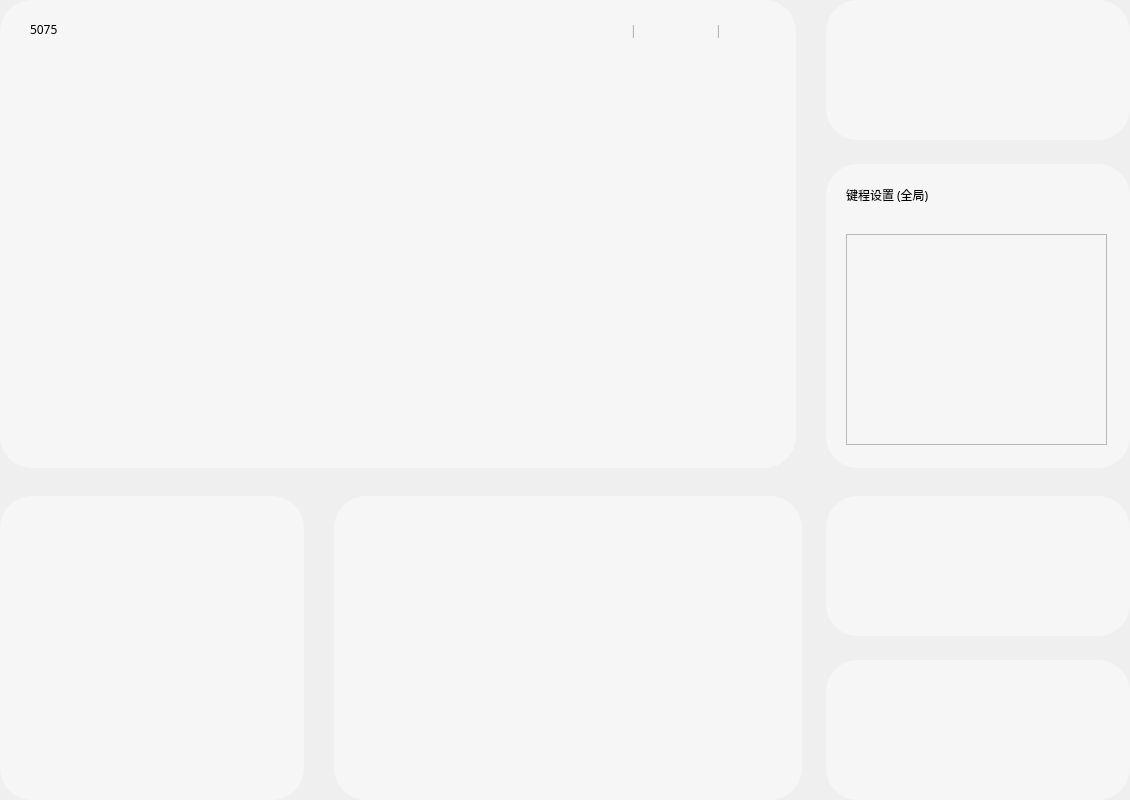
<?xml version="1.0" encoding="UTF-8"?>
<ui version="4.0">
 <class>FrameMain</class>
 <widget class="QFrame" name="FrameMain">
  <property name="geometry">
   <rect>
    <x>0</x>
    <y>0</y>
    <width>1130</width>
    <height>800</height>
   </rect>
  </property>
  <property name="windowTitle">
   <string>Frame</string>
  </property>
  <property name="styleSheet">
   <string notr="true">#frameInfo,#frameRTSetting,#frameLinear,#frameLEDBright,#frameLEDSpeed,#frameLEDColor,#frameLEDMode{background-color: #F6F6F6;border-radius:32px;}</string>
  </property>
  <property name="lineWidth">
   <number>0</number>
  </property>
  <layout class="QVBoxLayout" name="verticalLayout_3" stretch="1,0">
   <property name="spacing">
    <number>24</number>
   </property>
   <property name="leftMargin">
    <number>0</number>
   </property>
   <property name="topMargin">
    <number>0</number>
   </property>
   <property name="rightMargin">
    <number>0</number>
   </property>
   <property name="bottomMargin">
    <number>0</number>
   </property>
   <item alignment="Qt::AlignmentFlag::AlignTop">
    <widget class="QFrame" name="frameTop">
     <property name="minimumSize">
      <size>
       <width>474</width>
       <height>0</height>
      </size>
     </property>
     <property name="maximumSize">
      <size>
       <width>16777215</width>
       <height>474</height>
      </size>
     </property>
     <property name="styleSheet">
      <string notr="true"/>
     </property>
     <property name="lineWidth">
      <number>0</number>
     </property>
     <layout class="QHBoxLayout" name="horizontalLayout_2">
      <property name="spacing">
       <number>24</number>
      </property>
      <property name="leftMargin">
       <number>0</number>
      </property>
      <property name="topMargin">
       <number>0</number>
      </property>
      <property name="rightMargin">
       <number>0</number>
      </property>
      <property name="bottomMargin">
       <number>0</number>
      </property>
      <item>
       <widget class="QFrame" name="frameInfo">
        <property name="minimumSize">
         <size>
          <width>796</width>
          <height>468</height>
         </size>
        </property>
        <property name="maximumSize">
         <size>
          <width>796</width>
          <height>468</height>
         </size>
        </property>
        <property name="styleSheet">
         <string notr="true"/>
        </property>
        <property name="frameShape">
         <enum>QFrame::Shape::NoFrame</enum>
        </property>
        <property name="frameShadow">
         <enum>QFrame::Shadow::Plain</enum>
        </property>
        <layout class="QVBoxLayout" name="verticalLayout_7" stretch="0,1">
         <property name="spacing">
          <number>10</number>
         </property>
         <property name="leftMargin">
          <number>0</number>
         </property>
         <property name="topMargin">
          <number>0</number>
         </property>
         <property name="rightMargin">
          <number>0</number>
         </property>
         <property name="bottomMargin">
          <number>0</number>
         </property>
         <item>
          <layout class="QHBoxLayout" name="horizontalLayout_5">
           <property name="spacing">
            <number>8</number>
           </property>
           <property name="leftMargin">
            <number>30</number>
           </property>
           <property name="topMargin">
            <number>15</number>
           </property>
           <property name="rightMargin">
            <number>20</number>
           </property>
           <property name="bottomMargin">
            <number>5</number>
           </property>
           <item alignment="Qt::AlignmentFlag::AlignVCenter">
            <widget class="QLabel" name="labelName">
             <property name="font">
              <font>
               <family>MiSans</family>
               <italic>false</italic>
               <fontweight>Medium</fontweight>
              </font>
             </property>
             <property name="text">
              <string>5075</string>
             </property>
            </widget>
           </item>
           <item alignment="Qt::AlignmentFlag::AlignVCenter">
            <widget class="QLabel" name="label_10">
             <property name="minimumSize">
              <size>
               <width>24</width>
               <height>24</height>
              </size>
             </property>
             <property name="maximumSize">
              <size>
               <width>24</width>
               <height>24</height>
              </size>
             </property>
             <property name="text">
              <string/>
             </property>
             <property name="pixmap">
              <pixmap resource="res.qrc">:/images/m/bianji.svg</pixmap>
             </property>
             <property name="scaledContents">
              <bool>true</bool>
             </property>
            </widget>
           </item>
           <item>
            <spacer name="horizontalSpacer">
             <property name="orientation">
              <enum>Qt::Orientation::Horizontal</enum>
             </property>
             <property name="sizeHint" stdset="0">
              <size>
               <width>40</width>
               <height>20</height>
              </size>
             </property>
            </spacer>
           </item>
           <item>
            <layout class="QHBoxLayout" name="horizontalLayout_6">
             <property name="spacing">
              <number>24</number>
             </property>
             <item alignment="Qt::AlignmentFlag::AlignVCenter">
              <widget class="QLabel" name="label24G">
               <property name="minimumSize">
                <size>
                 <width>30</width>
                 <height>30</height>
                </size>
               </property>
               <property name="maximumSize">
                <size>
                 <width>30</width>
                 <height>30</height>
                </size>
               </property>
               <property name="font">
                <font>
                 <family>MiSans</family>
                 <italic>false</italic>
                 <fontweight>Medium</fontweight>
                </font>
               </property>
               <property name="text">
                <string/>
               </property>
               <property name="pixmap">
                <pixmap resource="res.qrc">:/images/connect/2.4g-2.png</pixmap>
               </property>
               <property name="scaledContents">
                <bool>true</bool>
               </property>
              </widget>
             </item>
             <item>
              <widget class="QLabel" name="label_5">
               <property name="font">
                <font>
                 <family>MiSans</family>
                 <italic>false</italic>
                 <fontweight>Medium</fontweight>
                </font>
               </property>
               <property name="styleSheet">
                <string notr="true">color: rgb(162, 162, 162);</string>
               </property>
               <property name="text">
                <string>|</string>
               </property>
              </widget>
             </item>
             <item alignment="Qt::AlignmentFlag::AlignVCenter">
              <widget class="QLabel" name="labelUSB">
               <property name="minimumSize">
                <size>
                 <width>30</width>
                 <height>30</height>
                </size>
               </property>
               <property name="maximumSize">
                <size>
                 <width>30</width>
                 <height>30</height>
                </size>
               </property>
               <property name="font">
                <font>
                 <family>MiSans</family>
                 <italic>false</italic>
                 <fontweight>Medium</fontweight>
                </font>
               </property>
               <property name="text">
                <string/>
               </property>
               <property name="pixmap">
                <pixmap resource="res.qrc">:/images/connect/USB-1.png</pixmap>
               </property>
               <property name="scaledContents">
                <bool>true</bool>
               </property>
              </widget>
             </item>
             <item>
              <widget class="QLabel" name="label_7">
               <property name="font">
                <font>
                 <family>MiSans</family>
                 <italic>false</italic>
                 <fontweight>Medium</fontweight>
                </font>
               </property>
               <property name="styleSheet">
                <string notr="true">color: rgb(162, 162, 162);</string>
               </property>
               <property name="text">
                <string>|</string>
               </property>
              </widget>
             </item>
             <item alignment="Qt::AlignmentFlag::AlignVCenter">
              <widget class="QLabel" name="labelBLE">
               <property name="minimumSize">
                <size>
                 <width>30</width>
                 <height>30</height>
                </size>
               </property>
               <property name="maximumSize">
                <size>
                 <width>30</width>
                 <height>30</height>
                </size>
               </property>
               <property name="font">
                <font>
                 <family>MiSans</family>
                 <italic>false</italic>
                 <fontweight>Medium</fontweight>
                </font>
               </property>
               <property name="text">
                <string/>
               </property>
               <property name="pixmap">
                <pixmap resource="res.qrc">:/images/connect/BLE-1.png</pixmap>
               </property>
               <property name="scaledContents">
                <bool>true</bool>
               </property>
              </widget>
             </item>
            </layout>
           </item>
          </layout>
         </item>
         <item>
          <layout class="QHBoxLayout" name="horizontalLayout_4">
           <property name="spacing">
            <number>10</number>
           </property>
           <item alignment="Qt::AlignmentFlag::AlignVCenter">
            <widget class="QLabel" name="labelPic">
             <property name="minimumSize">
              <size>
               <width>631</width>
               <height>294</height>
              </size>
             </property>
             <property name="maximumSize">
              <size>
               <width>631</width>
               <height>294</height>
              </size>
             </property>
             <property name="text">
              <string/>
             </property>
             <property name="pixmap">
              <pixmap resource="res.qrc">:/images/Akko-Kb3.png</pixmap>
             </property>
             <property name="scaledContents">
              <bool>true</bool>
             </property>
            </widget>
           </item>
          </layout>
         </item>
        </layout>
       </widget>
      </item>
      <item alignment="Qt::AlignmentFlag::AlignRight">
       <widget class="QFrame" name="frameRight">
        <layout class="QVBoxLayout" name="verticalLayout_2">
         <property name="spacing">
          <number>24</number>
         </property>
         <property name="leftMargin">
          <number>0</number>
         </property>
         <property name="topMargin">
          <number>0</number>
         </property>
         <property name="rightMargin">
          <number>0</number>
         </property>
         <property name="bottomMargin">
          <number>0</number>
         </property>
         <item>
          <widget class="ModuleRtSet" name="frameRTSetting">
           <property name="minimumSize">
            <size>
             <width>300</width>
             <height>140</height>
            </size>
           </property>
           <property name="maximumSize">
            <size>
             <width>304</width>
             <height>140</height>
            </size>
           </property>
           <property name="styleSheet">
            <string notr="true"/>
           </property>
           <property name="frameShape">
            <enum>QFrame::Shape::StyledPanel</enum>
           </property>
           <property name="frameShadow">
            <enum>QFrame::Shadow::Raised</enum>
           </property>
          </widget>
         </item>
         <item>
          <widget class="QFrame" name="frameLinear">
           <property name="minimumSize">
            <size>
             <width>304</width>
             <height>304</height>
            </size>
           </property>
           <property name="maximumSize">
            <size>
             <width>304</width>
             <height>304</height>
            </size>
           </property>
           <property name="styleSheet">
            <string notr="true"/>
           </property>
           <property name="frameShape">
            <enum>QFrame::Shape::StyledPanel</enum>
           </property>
           <property name="frameShadow">
            <enum>QFrame::Shadow::Raised</enum>
           </property>
           <widget class="ModuleLinear" name="frameLinearSet">
            <property name="geometry">
             <rect>
              <x>20</x>
              <y>70</y>
              <width>261</width>
              <height>211</height>
             </rect>
            </property>
            <property name="frameShape">
             <enum>QFrame::Shape::StyledPanel</enum>
            </property>
            <property name="frameShadow">
             <enum>QFrame::Shadow::Raised</enum>
            </property>
           </widget>
           <widget class="QLabel" name="labelTitle1">
            <property name="geometry">
             <rect>
              <x>20</x>
              <y>20</y>
              <width>211</width>
              <height>21</height>
             </rect>
            </property>
            <property name="font">
             <font>
              <family>MiSans</family>
              <italic>false</italic>
              <fontweight>Medium</fontweight>
             </font>
            </property>
            <property name="text">
             <string>键程设置 (全局)</string>
            </property>
           </widget>
          </widget>
         </item>
        </layout>
       </widget>
      </item>
     </layout>
    </widget>
   </item>
   <item alignment="Qt::AlignmentFlag::AlignBottom">
    <widget class="QFrame" name="frameBottom">
     <property name="minimumSize">
      <size>
       <width>0</width>
       <height>304</height>
      </size>
     </property>
     <property name="maximumSize">
      <size>
       <width>16777215</width>
       <height>304</height>
      </size>
     </property>
     <property name="lineWidth">
      <number>0</number>
     </property>
     <layout class="QHBoxLayout" name="horizontalLayout">
      <property name="spacing">
       <number>24</number>
      </property>
      <property name="leftMargin">
       <number>0</number>
      </property>
      <property name="topMargin">
       <number>0</number>
      </property>
      <property name="rightMargin">
       <number>0</number>
      </property>
      <property name="bottomMargin">
       <number>0</number>
      </property>
      <item alignment="Qt::AlignmentFlag::AlignLeft">
       <widget class="ModuleEfMode" name="frameLEDMode">
        <property name="minimumSize">
         <size>
          <width>304</width>
          <height>304</height>
         </size>
        </property>
        <property name="maximumSize">
         <size>
          <width>304</width>
          <height>304</height>
         </size>
        </property>
        <property name="styleSheet">
         <string notr="true"/>
        </property>
        <property name="frameShape">
         <enum>QFrame::Shape::StyledPanel</enum>
        </property>
        <property name="frameShadow">
         <enum>QFrame::Shadow::Raised</enum>
        </property>
       </widget>
      </item>
      <item>
       <widget class="ModuleEfColor" name="frameLEDColor">
        <property name="minimumSize">
         <size>
          <width>468</width>
          <height>304</height>
         </size>
        </property>
        <property name="maximumSize">
         <size>
          <width>302</width>
          <height>304</height>
         </size>
        </property>
        <property name="styleSheet">
         <string notr="true"/>
        </property>
        <property name="frameShape">
         <enum>QFrame::Shape::StyledPanel</enum>
        </property>
        <property name="frameShadow">
         <enum>QFrame::Shadow::Raised</enum>
        </property>
       </widget>
      </item>
      <item>
       <widget class="QFrame" name="frameBR">
        <property name="maximumSize">
         <size>
          <width>304</width>
          <height>16777215</height>
         </size>
        </property>
        <property name="lineWidth">
         <number>0</number>
        </property>
        <layout class="QVBoxLayout" name="verticalLayout">
         <property name="spacing">
          <number>24</number>
         </property>
         <property name="leftMargin">
          <number>0</number>
         </property>
         <property name="topMargin">
          <number>0</number>
         </property>
         <property name="rightMargin">
          <number>0</number>
         </property>
         <property name="bottomMargin">
          <number>0</number>
         </property>
         <item>
          <widget class="ModuleEfLumi" name="frameLEDBright">
           <property name="minimumSize">
            <size>
             <width>0</width>
             <height>140</height>
            </size>
           </property>
           <property name="maximumSize">
            <size>
             <width>304</width>
             <height>140</height>
            </size>
           </property>
           <property name="styleSheet">
            <string notr="true"/>
           </property>
           <property name="frameShape">
            <enum>QFrame::Shape::StyledPanel</enum>
           </property>
           <property name="frameShadow">
            <enum>QFrame::Shadow::Raised</enum>
           </property>
          </widget>
         </item>
         <item>
          <widget class="ModuleEfSpeed" name="frameLEDSpeed">
           <property name="minimumSize">
            <size>
             <width>0</width>
             <height>140</height>
            </size>
           </property>
           <property name="maximumSize">
            <size>
             <width>304</width>
             <height>140</height>
            </size>
           </property>
           <property name="styleSheet">
            <string notr="true"/>
           </property>
           <property name="frameShape">
            <enum>QFrame::Shape::StyledPanel</enum>
           </property>
           <property name="frameShadow">
            <enum>QFrame::Shadow::Raised</enum>
           </property>
          </widget>
         </item>
        </layout>
       </widget>
      </item>
     </layout>
    </widget>
   </item>
  </layout>
 </widget>
 <customwidgets>
  <customwidget>
   <class>ModuleLinear</class>
   <extends>QFrame</extends>
   <header>modulelinear.h</header>
   <container>1</container>
  </customwidget>
  <customwidget>
   <class>ModuleEfMode</class>
   <extends>QFrame</extends>
   <header location="global">moduleefmode.h</header>
   <container>1</container>
  </customwidget>
  <customwidget>
   <class>ModuleEfColor</class>
   <extends>QFrame</extends>
   <header>moduleefcolor.h</header>
   <container>1</container>
  </customwidget>
  <customwidget>
   <class>ModuleEfLumi</class>
   <extends>QFrame</extends>
   <header>moduleeflumi.h</header>
   <container>1</container>
  </customwidget>
  <customwidget>
   <class>ModuleEfSpeed</class>
   <extends>QFrame</extends>
   <header>moduleefspeed.h</header>
   <container>1</container>
  </customwidget>
  <customwidget>
   <class>ModuleRtSet</class>
   <extends>QFrame</extends>
   <header>modulertset.h</header>
   <container>1</container>
  </customwidget>
 </customwidgets>
 <resources>
  <include location="res.qrc"/>
 </resources>
 <connections/>
</ui>
